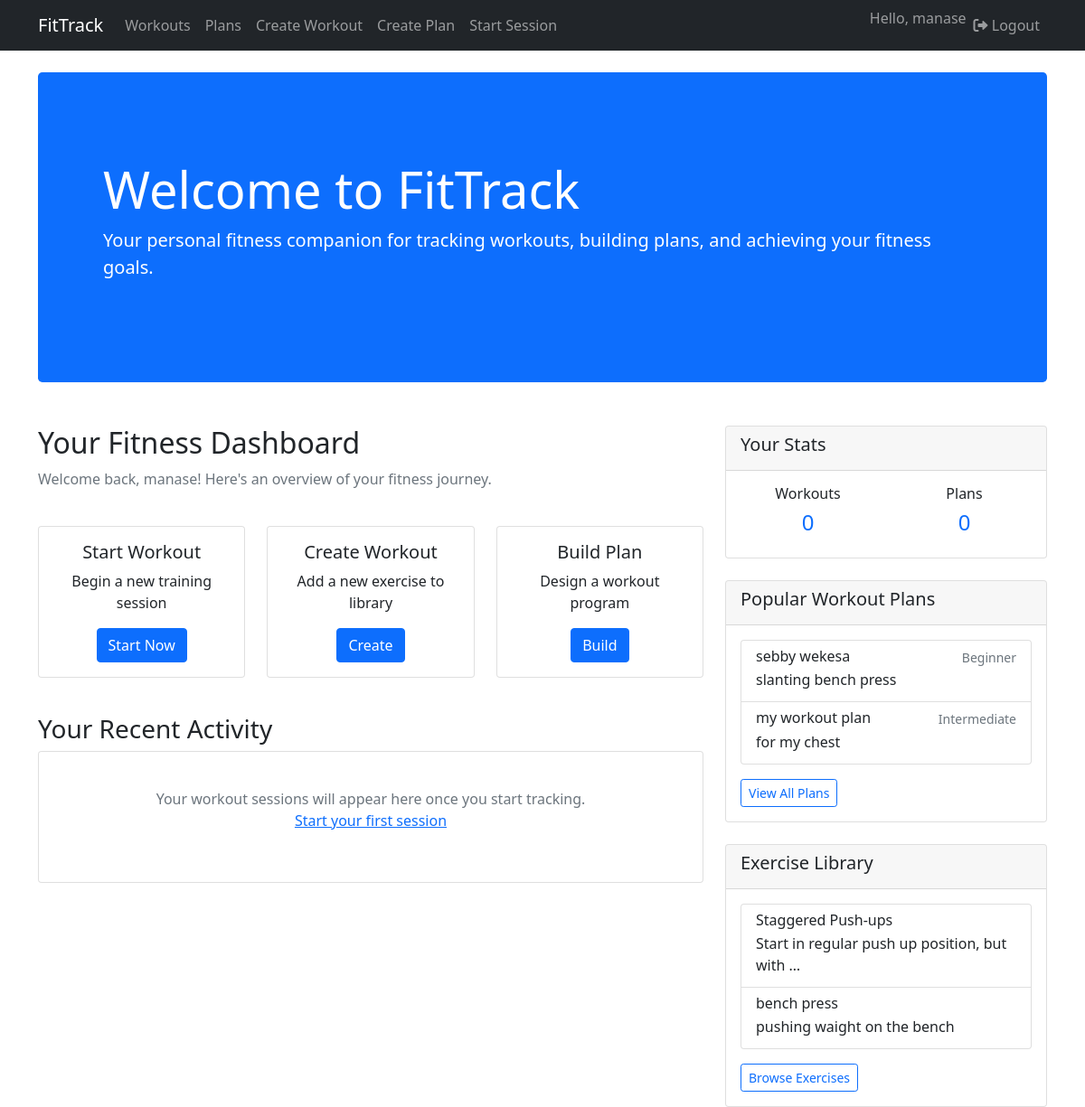
Screenshot of / (signed in) with the database file from the repository.
### workouts/models.py (models this page shows, shortened)
class WorkoutPlan(models.Model):
    DIFFICULTY_CHOICES = [
        ('B', 'Beginner'),
        ('I', 'Intermediate'),
        ('A', 'Advanced'),
    ]
    name = models.CharField(max_length=200)
    creator = models.ForeignKey(User, on_delete=models.CASCADE, related_name='created_plans')
    workouts = models.ManyToManyField(Workout, through='WorkoutPlanItem')
    description = models.TextField()
    difficulty = models.CharField(max_length=1, choices=DIFFICULTY_CHOICES, default='B')
    is_public = models.BooleanField(default=False)
    created_at = models.DateTimeField(auto_now_add=True)
    class Meta:
        ordering = ['-created_at']

class Workout(models.Model):
    name = models.CharField(max_length=200)
    description = models.TextField()
    muscle_groups = models.ManyToManyField(MuscleGroup)
    demonstration_video_url = models.URLField(blank=True, null=True)
    created_by = models.ForeignKey(User, on_delete=models.SET_NULL, null=True)
    created_at = models.DateTimeField(auto_now_add=True)
    class Meta:
        ordering = ['name']

### workouts/views.py (the view)
# urls.py: path('', views.index)
def index(request):
    public_plans = WorkoutPlan.objects.filter(is_public=True)[:5]
    recent_workouts = Workout.objects.all()[:5]
    return render(request, 'workouts/index.html', {
        'public_plans': public_plans,
        'recent_workouts': recent_workouts
    })

### workouts/templates/workouts/index.html (shortened to what this page needs)
{% extends 'workouts/base.html' %}
{% block content %}
<div class="row">
    <div class="col-12 mb-5">
        <div class="p-5 bg-primary text-white rounded-3">
            <div class="container-fluid py-5">
                <h1 class="display-4">Welcome to FitTrack</h1>
                <p class="lead">Your personal fitness companion for tracking workouts, building plans, and achieving your fitness goals.</p>
            </div>
        </div>
    </div>
</div>
<div class="row">
    <div class="col-md-8">
        {% if user.is_authenticated %}
        <div class="row mb-4">
            <div class="col-12">
                <h2>Your Fitness Dashboard</h2>
                <p class="text-muted">Welcome back, {{ user.username }}! Here's an overview of your fitness journey.</p>
            </div>
        </div>
        <div class="row mb-4">
            <div class="col-md-4 mb-3">
                <div class="card h-100">
                    <div class="card-body text-center">
                        <h5 class="card-title">Start Workout</h5>
                        <p class="card-text">Begin a new training session</p>
                        <a href="{% url 'workouts:start_session' %}" class="btn btn-primary">Start Now</a>
                    </div>
                </div>
            </div>
            <div class="col-md-4 mb-3">
                <div class="card h-100">
                    <div class="card-body text-center">
                        <h5 class="card-title">Create Workout</h5>
                        <p class="card-text">Add a new exercise to library</p>
                        <a href="{% url 'workouts:create_workout' %}" class="btn btn-primary">Create</a>
                    </div>
                </div>
            </div>
            <div class="col-md-4 mb-3">
                <div class="card h-100">
                    <div class="card-body text-center">
                        <h5 class="card-title">Build Plan</h5>
                        <p class="card-text">Design a workout program</p>
                        <a href="{% url 'workouts:create_workoutplan' %}" class="btn btn-primary">Build</a>
                    </div>
                </div>
            </div>
        </div>
        <div class="row mb-4">
            <div class="col-12">
                <h3>Your Recent Activity</h3>
                <div class="card">
                    <div class="card-body">
                        <p class="text-center text-muted py-4">
                            Your workout sessions will appear here once you start tracking.
                            <br>
                            <a href="{% url 'workouts:start_session' %}">Start your first session</a>
                        </p>
                    </div>
                </div>
            </div>
        </div>
        {% endif %}
    </div>
    <div class="col-md-4">
        {% if user.is_authenticated %}
        <div class="card mb-4">
            <div class="card-header">
                <h5>Your Stats</h5>
            </div>
            <div class="card-body">
                <div class="row text-center">
                    <div class="col-6">
                        <h6>Workouts</h6>
                        <h4 class="text-primary">0</h4>
                    </div>
                    <div class="col-6">
                        <h6>Plans</h6>
                        <h4 class="text-primary">0</h4>
                    </div>
                </div>
            </div>
        </div>
        {% endif %}
        <div class="card mb-4">
            <div class="card-header">
                <h5>Popular Workout Plans</h5>
            </div>
            <div class="card-body">
                {% if public_plans %}
                <div class="list-group">
                    {% for plan in public_plans %}
                    <a href="{% url 'workouts:workoutplan_detail' plan.pk %}" class="list-group-item list-group-item-action">
                        <div class="d-flex w-100 justify-content-between">
                            <h6 class="mb-1">{{ plan.name }}</h6>
                            <small class="text-muted">{{ plan.get_difficulty_display }}</small>
                        </div>
                        <p class="mb-1">{{ plan.description|truncatewords:10 }}</p>
                    </a>
                    {% endfor %}
                </div>
                {% else %}
                <p class="text-muted">No public plans available yet.</p>
                {% endif %}
                <a href="{% url 'workouts:workoutplan_list' %}" class="btn btn-sm btn-outline-primary mt-3">View All Plans</a>
            </div>
        </div>
        <div class="card">
            <div class="card-header">
                <h5>Exercise Library</h5>
            </div>
            <div class="card-body">
                {% if recent_workouts %}
                <div class="list-group">
                    {% for workout in recent_workouts %}
                    <a href="{% url 'workouts:workout_detail' workout.pk %}" class="list-group-item list-group-item-action">
                        <div class="d-flex w-100 justify-content-between">
                            <h6 class="mb-1">{{ workout.name }}</h6>
                        </div>
                        <p class="mb-1">{{ workout.description|truncatewords:8 }}</p>
                    </a>
                    {% endfor %}
                </div>
                {% else %}
                <p class="text-muted">No workouts available yet.</p>
                {% endif %}
                <a href="{% url 'workouts:workout_list' %}" class="btn btn-sm btn-outline-primary mt-3">Browse Exercises</a>
            </div>
        </div>
    </div>
</div>
{% endblock %}

### workouts/templates/workouts/base.html (shortened to what this page needs)
<!DOCTYPE html>
<html lang="en">
<head>
    <link rel="stylesheet" href="https://cdnjs.cloudflare.com/ajax/libs/font-awesome/6.0.0/css/all.min.css">
    <link href="https://cdn.jsdelivr.net/npm/bootstrap@5.1.3/dist/css/bootstrap.min.css" rel="stylesheet">
</head>
<body>
    <nav class="navbar navbar-expand-lg navbar-dark bg-dark">
        <div class="container">
            <a class="navbar-brand" href="{% url 'workouts:index' %}">FitTrack</a>
            <div class="collapse navbar-collapse" id="navbarNav">
                <ul class="navbar-nav me-auto">
                    <li class="nav-item">
                        <a class="nav-link" href="{% url 'workouts:workout_list' %}">Workouts</a>
                    </li>
                    <li class="nav-item">
                        <a class="nav-link" href="{% url 'workouts:workoutplan_list' %}">Plans</a>
                    </li>
                    {% if user.is_authenticated %}
                    <li class="nav-item">
                        <a class="nav-link" href="{% url 'workouts:create_workout' %}">Create Workout</a>
                    </li>
                    <li class="nav-item">
                        <a class="nav-link" href="{% url 'workouts:create_workoutplan' %}">Create Plan</a>
                    </li>
                    <li class="nav-item">
                        <a class="nav-link" href="{% url 'workouts:start_session' %}">Start Session</a>
                    </li>
                    {% endif %}
                </ul>
                <ul class="navbar-nav">
                    {% if user.is_authenticated %}
                    <li class="nav-item">
                        <span class="navbar-text">Hello, {{ user.username }}</span>
                    </li>
                    <li class="nav-item">
                        <form method="post" action="{% url 'logout' %}" class="d-inline">
                            <button type="submit" class="btn btn-link nav-link" style="border: none; background: none; color: rgba(255,255,255,.55);">
                                <i class="fas fa-sign-out-alt"></i> Logout
                            </button>
                        </form>
                    </li>
                    {% endif %}
                </ul>
            </div>
        </div>
    </nav>
    <div class="container mt-4">
        {% block content %}
        {% endblock %}
    </div>
</body>
</html>

### rows the page displays
WorkoutPlan: name "sebby wekesa", difficulty "Beginner", description "slanting bench press"
WorkoutPlan: name "my workout plan", difficulty "Intermediate", description "for my chest"
Workout: name "Staggered Push-ups", description "Start in regular push up position, but with …"
Workout: name "bench press", description "pushing waight on the bench"

### other values shown
{{ user.username }} "manase"
